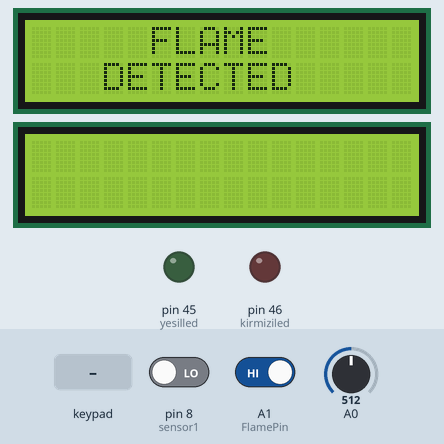
This sketch was run on a simulated Arduino Mega 2560, built with avr-gcc and run on an emulated ATmega2560. Parts: 2 × 16×2 character LCD, output pins drawn as LEDs (lit = HIGH). The inputs (shaded band) are chosen by the test bench; at power-on: A0 = 512, pin 8 (sensor1) LOW, A1 (FlamePin) HIGH. Pins used as bus, display or sensor lines are not drawn; what the sketch prints to the serial monitor is not drawn.

Above: at 1.87 s.
2.4 s: A0 set to 122
At 2.94 s:
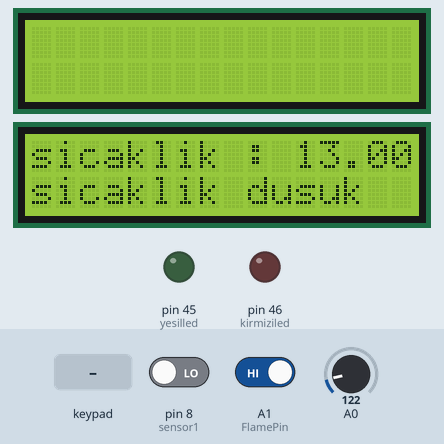
5.0 s: A0 set to 306
At 5.28 s:
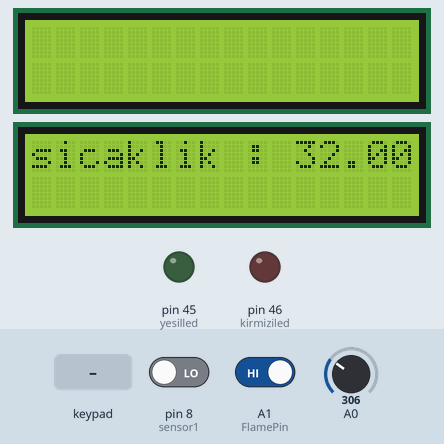
8.3 s: key '*' pressed
At 9.1 s:
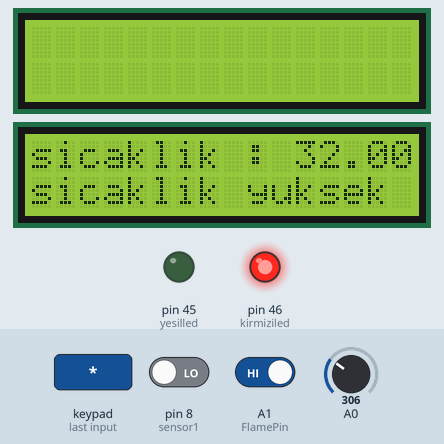
10.5 s: keypad keys 1 2 3 4 * pressed 0.866 s apart
18.1 s: A0 set to 20
At 18.29 s:
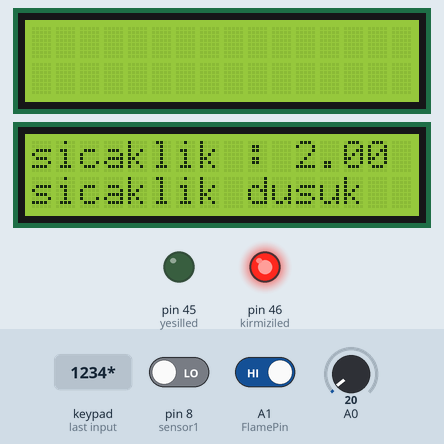
20.2 s: A0 set to 511
At 20.65 s:
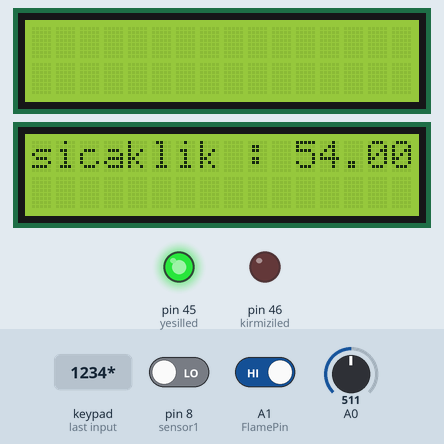
Timing chart, 0 to 23.2 s (numbered marks = the images above; inputs shaded):
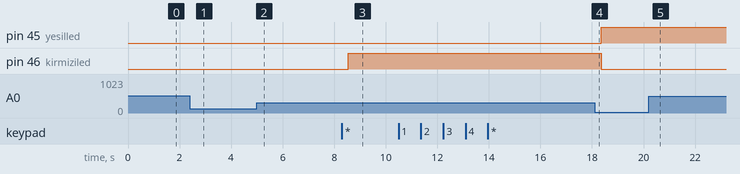

Measured:
- after the input at 8.3 s, pin 46 (kirmiziled): LOW → HIGH after 0.25 s

The sketch:

sketch_apr13a.ino
```cpp
#include <LiquidCrystal.h>
#include <Password.h>
#include <Keypad.h>
Password password = Password( "1234" );  // ŞİFRE BELİRLEME...
const int yesilled=45;    // YEŞİL LED PİN ADLANDIRMA...
const int kirmiziled=46;  // KIRMIZI LED PİN ADLANDIRMA...

const byte satir = 4;
const byte sutun = 3;

char tus_takimi[satir][sutun] = {
  {'1','2','3'},
  {'4','5','6'},
  {'7','8','9'},
  {'*','0','#'}
};

byte satirPin[satir] = { 53,52,51,50 }; // SATIR PİNLERİ TANIMLAMA...
byte sutunPin[sutun] = { 49,48,47,};    // SUTUN PİNLERİ TANIMLAMA...


Keypad keypad = Keypad( makeKeymap(tus_takimi), satirPin, sutunPin, satir, sutun );  // KEYPAD HARİTA OLUŞTURMA...
const int rs = 12, en = 11, d4 = 4, d5 = 5, d6 = 6, d7 = 7;
LiquidCrystal lcd2(44, 43, 42, 41, 40, 39);

#define FlamePin A1
#define buzzer 1
LiquidCrystal lcd1(rs, en, d4, d5, d6, d7);
float temp;
#define INTERNAL 2

int sensor1=8;//sensor
int sensor2=3;//tetik
boolean sensorValue=0;

void setup() {
  Serial.begin(9600);
  pinMode(yesilled,OUTPUT);
  pinMode(kirmiziled,OUTPUT);
  keypad.addEventListener(keypadEvent);
  Serial.print("4 Haneli Şifrenizi Giriniz\nŞifreyi Onaylamak İçin Yıldız '*' Tuşuna Basın\n");
   lcd2.begin(16, 2);
   pinMode(FlamePin, INPUT_PULLUP);
   pinMode(buzzer, OUTPUT);
    lcd2.setCursor(5, 0);
    lcd2.print("FLAME");
    lcd2.setCursor(3, 1);
    lcd2.print("DETECTOR");
    delay(1000);
    lcd2.clear();
  Serial.begin(9600);

  analogReference(INTERNAL);
  lcd1.begin (16,2);
  lcd1.setCursor(0, 0);
  lcd1.clear();


  pinMode(sensor1,INPUT);
  pinMode(sensor2,OUTPUT);
  delay(10);
}


void loop() {
  keypad.getKey();
int Flame = digitalRead(FlamePin);

if(Flame==HIGH)
{
  digitalWrite(buzzer, HIGH);
  lcd2.setCursor(5, 0);
  lcd2.print("FLAME");
   lcd2.setCursor(3, 1);
  lcd2.print("DETECTED");
  delay(200);
  lcd2.clear();
  delay(200);

}
else
{
 digitalWrite(buzzer, LOW);
}
  sensorValue=digitalRead(sensor1);

  if(sensorValue==1)
  {
    digitalWrite(sensor2,HIGH);
  }
  else
  {
    digitalWrite(sensor2,LOW);
  }


  temp = analogRead(A0);
  temp=temp*1100/(1024*10);
  lcd1.print("sicaklik : ");
  temp=(int)temp;
  lcd1.print(temp);
  delay(100);


  if(temp<20)
  {
      lcd1.setCursor(0, 1);
      lcd1.print("sicaklik dusuk");
      delay(100);
  }
  else if(temp>30)
  {
      lcd1.setCursor(0, 1);
      lcd1.print("sicaklik yuksek");
      delay(100);
  }
  lcd1.clear();


}
void keypadEvent(KeypadEvent eKey){
  switch (keypad.getState())
     {
    case PRESSED:
  Serial.print("*");
  switch (eKey){
    case '*': checkPassword();  break;  // PAROLA KONTROLÜ...
    case '#': password.reset(); break;  // PAROLA RESET...
    default: password.append(eKey);
     }
  }
}

void checkPassword(){
  if (password.evaluate()){
    Serial.println("\nBaşarılı\n");
    Serial.print("4 Haneli Şifrenizi Giriniz\nŞifreyi Onaylamak İçin Yıldız '*' Tuşuna Basın\n");
    digitalWrite(yesilled,HIGH);
    digitalWrite(kirmiziled,LOW);
                          }
  else
  {
    Serial.println("\nYanlış Şifre Girdiniz\n");
    Serial.print("4 Haneli Şifrenizi Giriniz\nŞifreyi Onaylamak İçin Yıldız '*' Tuşuna Basın\n");
    digitalWrite(kirmiziled,HIGH);
    digitalWrite(yesilled,LOW);
  }
}
```
